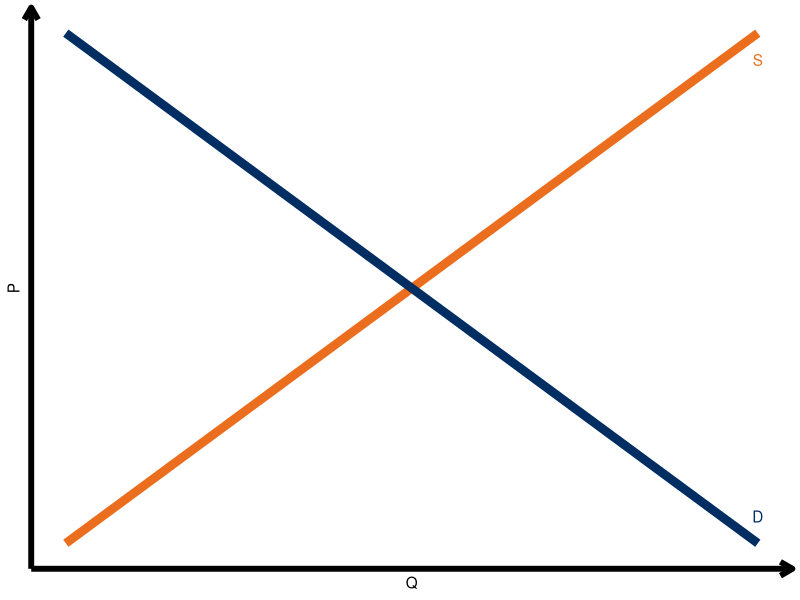
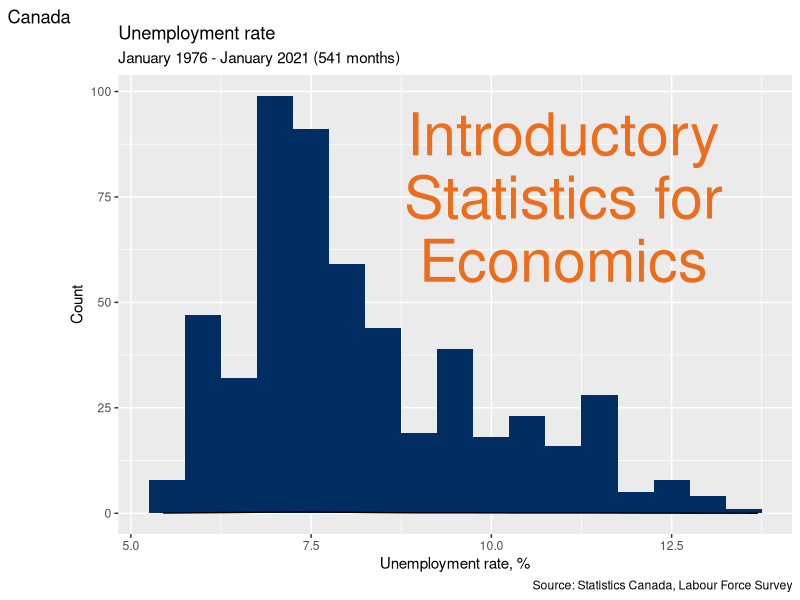
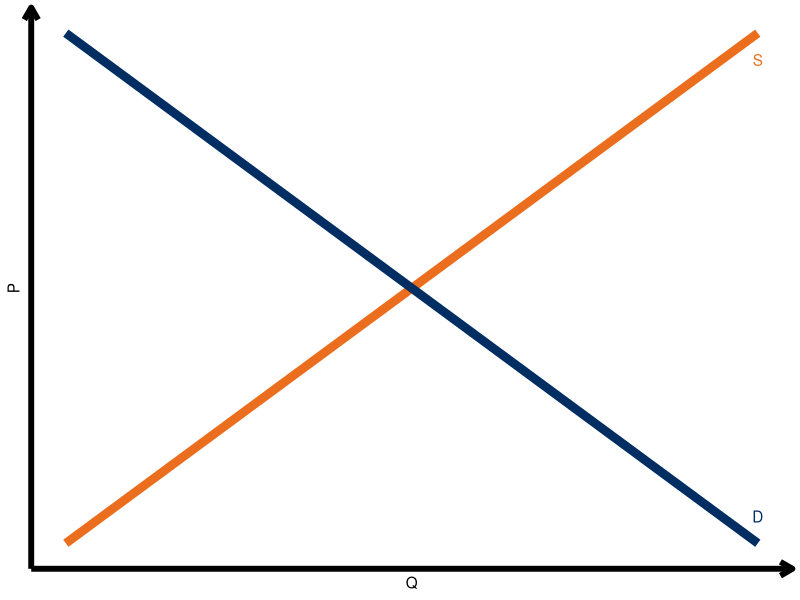
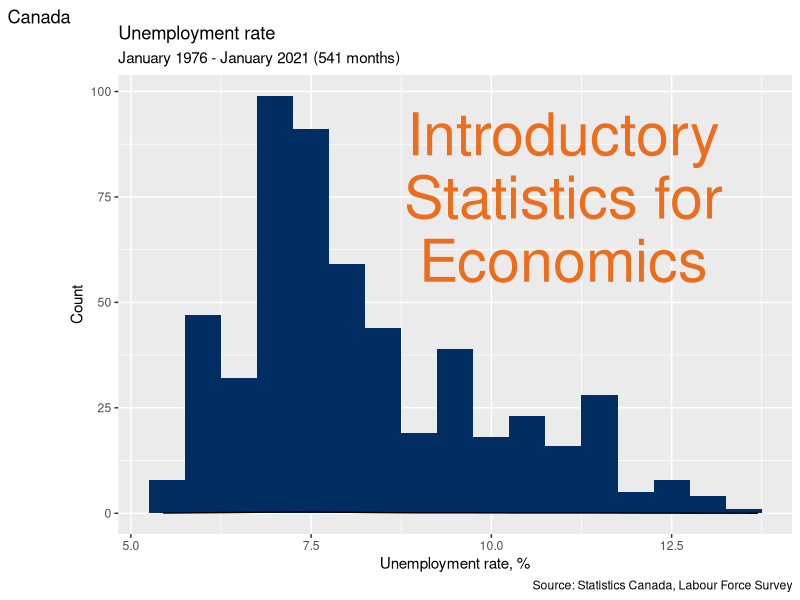

These figures' R source, in order:
# Use R to produce pictures used in the textbook
library(tidyverse)
library(ggplot2)

# Set color scheme

AstroBlue <- "#002D62"
AstroOrange <- "#EB6E1F"

# Picture 1: Supply and demand graph to be used as the icon
# in the "economics" box
supplydemand <- tibble(Q=1:20)
supplydemand$PS <- supplydemand$Q
supplydemand$PD <- 21 - supplydemand$Q

sd_plot <- ggplot(data=supplydemand,
              mapping=aes(x=Q)) + 
  geom_line(mapping=aes(y=PS),
            colour=AstroOrange,
            linewidth=3) +
  geom_line(mapping=aes(y=PD),
            colour=AstroBlue,
            linewidth=3) +
  labs(x="Q",
       y="P") +
  annotate("text",
           x=20,
           y=19,
           label="S",
           col=AstroOrange) +
  annotate("text",
           x=20,
           y=2,
           label="D",
           col=AstroBlue) +
  theme_classic() +
  theme(axis.text.x=element_blank(),
        axis.text.y=element_blank(),
        axis.ticks=element_blank(),
        axis.line=element_line(linewidth=2,
                               arrow=arrow(type='open',
                                           length = unit(10,'pt'))))
show(sd_plot)

png(file="economics.png",bg="transparent",height=390,width=600)
show(sd_plot)
dev.off()


# Picture 2: Histogram of Canadian unemployment rate, to be
# used as the logo.

EmpData <- read_csv("sampledata/EmploymentData.csv") %>%
  mutate(MonthYr = as.Date(MonthYr, "%m/%d/%Y")) %>% 
  mutate(UnempPct = 100*UnempRate) %>% 
  mutate(LFPPct = 100*LFPRate)

emp_hist <- ggplot(data = EmpData,
       aes(x = UnempPct)) + 
  geom_histogram(binwidth = 0.5,
                 fill = AstroBlue) +
  geom_density() +
  annotate("text",
           x=11,
           y=90,
           label="Introductory",
           col=AstroOrange,
           size=15) +
  annotate("text",
           x=11,
           y=75,
           label="Statistics for",
           col=AstroOrange,
           size=15) +
  annotate("text",
           x=11,
           y=60,
           label="Economics",
           col=AstroOrange,
           size=15) +
  labs(title = "Unemployment rate",
       subtitle = paste("January 1976 - January 2021 (",
                        nrow(EmpData),
                        " months)",
                        sep = "",
                        collapse = ""),
       caption = "Source: Statistics Canada, Labour Force Survey",
       tag = "Canada") +
  xlab("Unemployment rate, %") +
  ylab("Count")

show(emp_hist)

png(file="logo.png",bg="transparent")
show(emp_hist)
dev.off()
